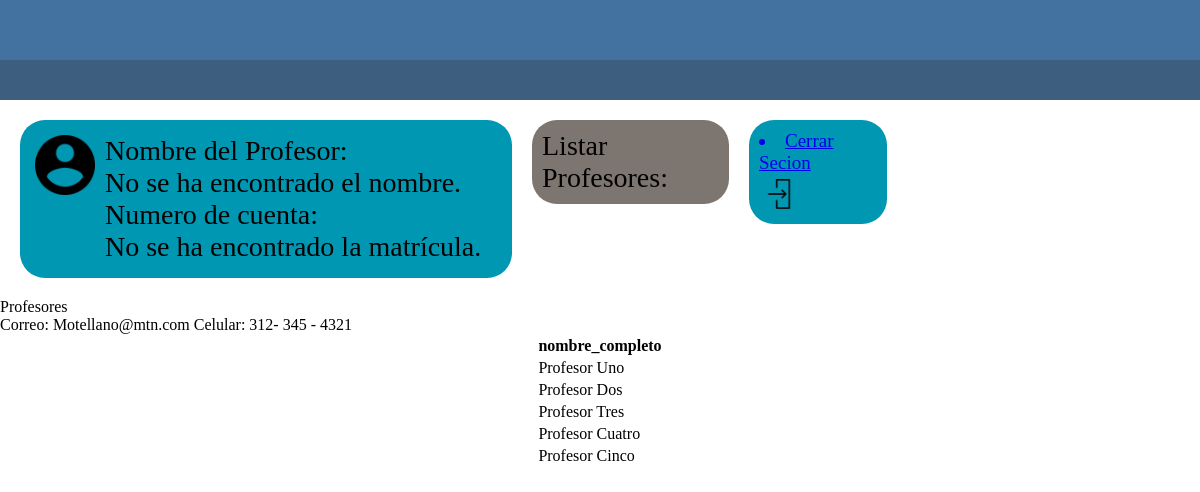
Page /Pagina_Maestro_prototipo1/Profesor_Listar_Profesores_1.php on the earlier database version.
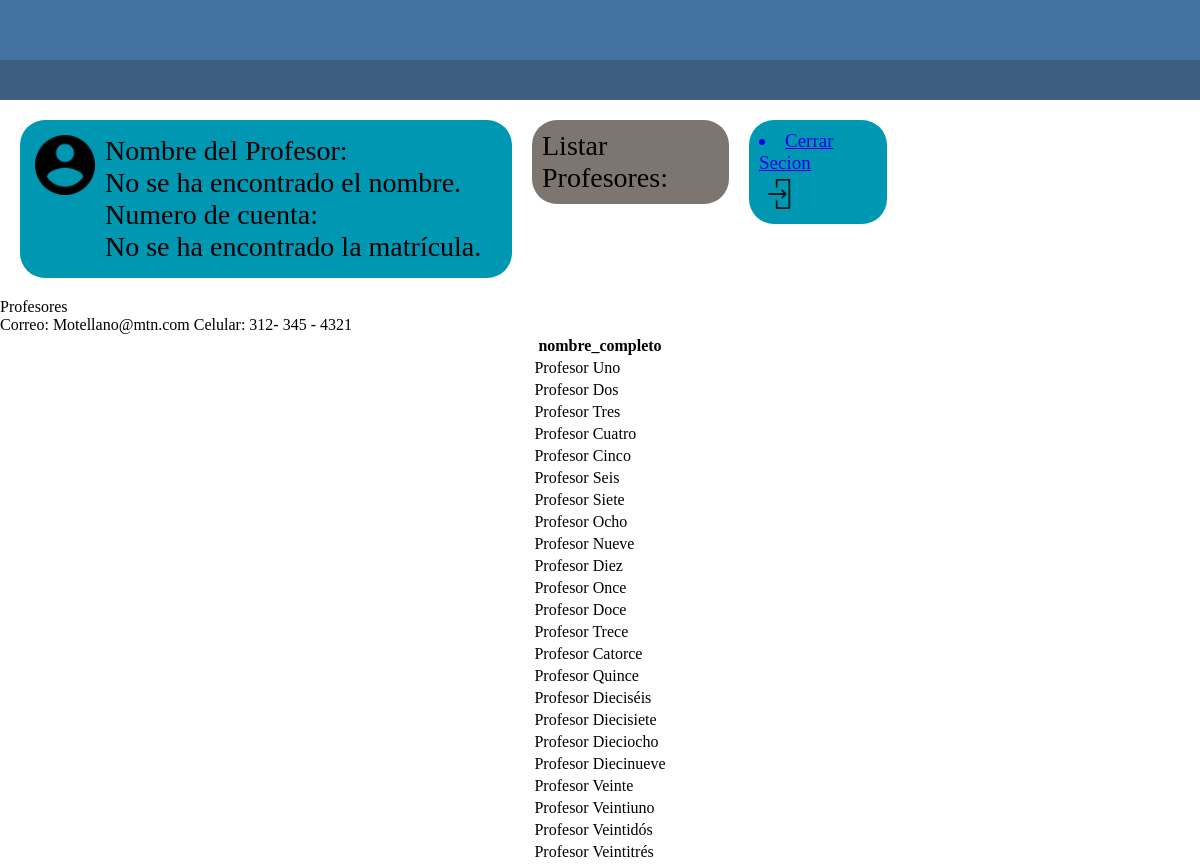
Same page on the later database version.
### tables this page shows
CREATE TABLE profesores(
    matricula_profesor INT PRIMARY KEY,
    contraseña VARCHAR(30),
    nombre_completo VARCHAR(100),
    correo VARCHAR(50),
    FOREIGN KEY (correo) REFERENCES login(correo)
);

### Pagina_Maestro_prototipo1/Conexion.php (called while the page is built, shortened)
<?php
   class Conexion{
    private $host = 'localhost';
    private $usuario= 'root';
    private $password = '';
    private $base = 'Titanic';
    public $sentencia;
    private $conexion;
    private function abrir_conexion(){
      $this->conexion = new mysqli($this->host,$this->usuario,$this->password,$this->base);
    }
    public function obtener_sentencia(){
      $result = $this->conexion->query($this->sentencia);
      return $result;
    }
  }
?>

### Pagina_Maestro_prototipo1/Contacto.php (called while the page is built, shortened)
<?php
   include ("Conexion.php");
   Class Contacto extends conexion{
      public function Listar_Profesores(){
         $this->sentencia = "SELECT nombre_completo FROM profesores;";
         $resultado = $this->obtener_sentencia();
         return $resultado;
      }
   }
?>

### Pagina_Maestro_prototipo1/Profesor_Listar_Profesores_1.php (the view, shortened to what this page needs)
<!DOCTYPE html>
<head>
	<tie></title>
	<link rel="stylesheet" type="text/css" href="Listar_Alumnos_Profesor.css">
</head>
<body>
    <div id="total">
    <div id="Prinsipal">
    	<div id="Color_arriba0"></div>
	    <div id="Color_arriba1"></div>
    	<header id="cabeza">
    		<article id="Info_usuario">
                <input id="Imagen0" type="image" src="icon_usuario.PNG" alt="Enviar" width="60px" height="60px">
                <div id="Info_usuario1">
            	    <p>Nombre del Profesor:</p>
                    <?php
                        if (isset($_COOKIE['username'])) {
                        $username = $_COOKIE['username'];
                        echo "$username";
                        } else {
                            echo "No se ha encontrado el nombre.";
                        }
                    ?>
                    <p>Numero de cuenta:</p>
                    <?php
                        if (isset($_COOKIE['matricula'])) {
                        $matricula = $_COOKIE['matricula'];
                            echo "$matricula";
                        } else {
                            echo "No se ha encontrado la matrícula.";
                        }
                    ?>
               </div>
            </article>
            <article id="Info_ListAlumn">
            	<div>
            		Listar Profesores:
            	</div>
            </article>
            <article id="cerrar_secion0">
            	<a href="?opc=cerrar_secion"> <li>Cerrar Secion</li> </a>
                <input id="Imagen0" type="image" src="Icon_salir.PNG" alt="Enviar" width="30px" height="30px">
            </article>
    	</header>
    	<section>
    		<article id="Acciones">
    			<div id="Tabla0">
    				<header id="Titulo_Tabla">
    					<p>Profesores</p>
    				</header>
                    <section>
                    <?php
                        require_once("Contacto.php");
                            $obj = new contacto();
                            $resultado = $obj->Listar_Profesores();
                            echo "<table>";
                            echo "<tr>";
                            echo "<th>nombre_completo</th>";
                            echo "</tr>";
                            while ($Profesor = $resultado->fetch_assoc()) {
                                echo "<tr>";
                                echo "<td>".$Profesor["nombre_completo"]."</td>";
                                echo "</tr>";
                            }
                    ?>
                    </section>
    			</div>
    		</article>
    	</section>
    	<footer id="Pie_Pagina"> <p>Correo: Motellano@mtn.com             Celular: 312- 345 - 4321</p> </footer>
    </div>
    </div>
</body>
</html>

### Pagina_Maestro_prototipo1/Listar_Alumnos_Profesor.css (style rules this page uses)
@media (min-width: 1200px) { * { margin: auto; padding: auto; } }
@media (min-width: 1200px) { #Color_arriba0 { background: #4372A1; padding: 30px; } }
@media (min-width: 1200px) { #Color_arriba1 { background: #3E5E7F; padding: 20px; } }
@media (min-width: 1200px) { #cabeza { margin: 0 auto; padding: 10px; display: flex; align-items: stretch; } }
@media (min-width: 1200px) { #Info_usuario { background: #0097B2; width: 40%; padding: 10px; margin: 10px; height: 10%; border-radius: 25px; font-size: 28px; float: left; } }
@media (min-width: 1200px) { #Info_ListAlumn { background: #7D7670; width: 15%; padding: 10px; margin: 10px; height: 10%; border-radius: 25px; display: inline-table; font-size: 28px; float: center; } }
@media (min-width: 1200px) { #cerrar_secion0 { background: #0097B2; width: 10%; padding: 10px; margin: 10px; height: 10%; border-radius: 25px; display: inline-table; float: right; font-size: 19px; } }
@media (min-width: 1200px) { #Imagen0 { float: inline-start; margin: 5px; } }
@media (min-width: 1200px) { #Info_usuario1 { float: inline-start; margin: 5px; } }

Differences in the rows shown:
added profesores: nombre_completo "Profesor Seis"
added profesores: nombre_completo "Profesor Siete"
added profesores: nombre_completo "Profesor Ocho"
added profesores: nombre_completo "Profesor Nueve"
added profesores: nombre_completo "Profesor Diez"
added profesores: nombre_completo "Profesor Once"
added profesores: nombre_completo "Profesor Doce"
added profesores: nombre_completo "Profesor Trece"
added profesores: nombre_completo "Profesor Catorce"
added profesores: nombre_completo "Profesor Quince"
added profesores: nombre_completo "Profesor Dieciséis"
added profesores: nombre_completo "Profesor Diecisiete"
added profesores: nombre_completo "Profesor Dieciocho"
added profesores: nombre_completo "Profesor Diecinueve"
added profesores: nombre_completo "Profesor Veinte"
added profesores: nombre_completo "Profesor Veintiuno"
added profesores: nombre_completo "Profesor Veintidós"
added profesores: nombre_completo "Profesor Veintitrés"
